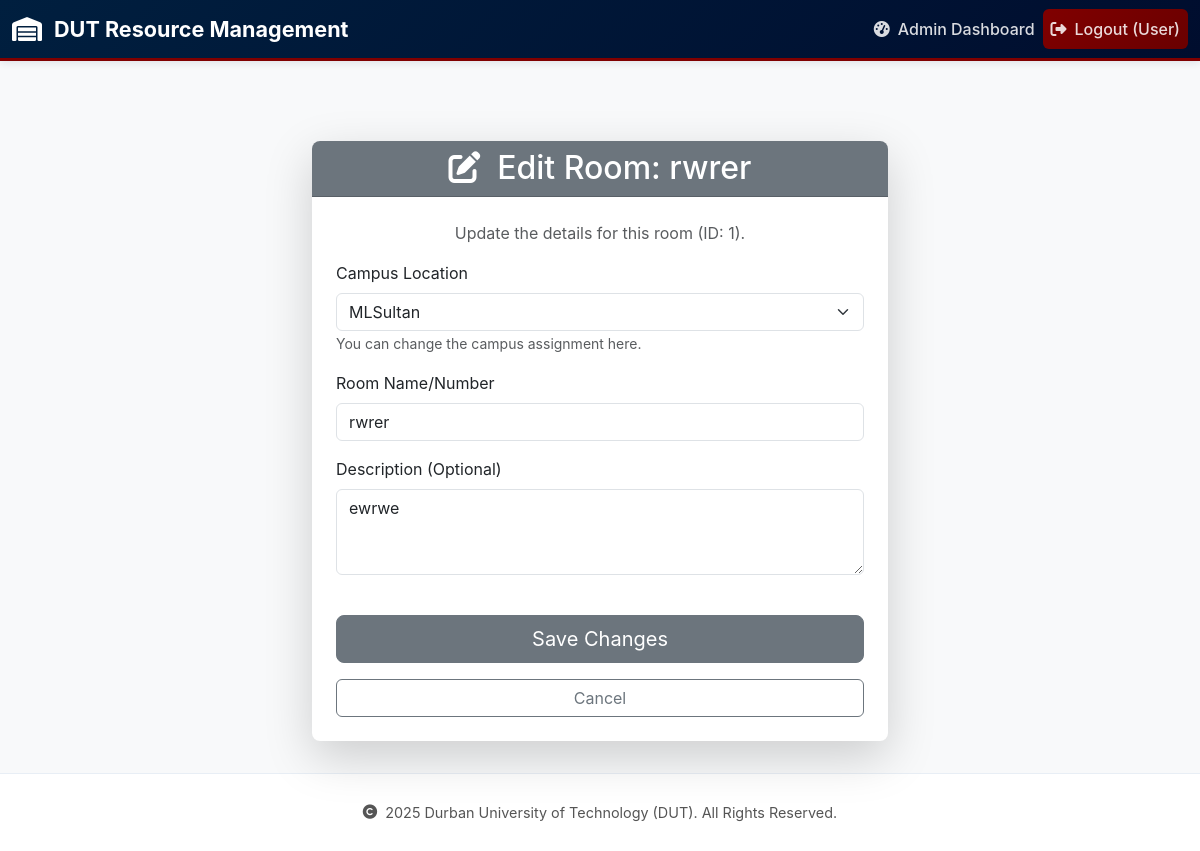
/admin/room/edit/1 (signed in), run on the app's committed database.
### app/models.py (models this page shows, shortened)
class Room(db.Model):
    __tablename__ = 'room'
    room_id = db.Column(db.Integer, primary_key=True)
    name = db.Column(db.String(120), nullable=False)
    staff_number = db.Column(db.String(8), nullable=True)  # DUT staff number (8 digits)
    staff_name = db.Column(db.String(120), nullable=True)
    description = db.Column(db.Text, nullable=True)
    faculty = db.Column(db.String(150), nullable=True)
    campus_id = db.Column(db.Integer, db.ForeignKey('campus.campus_id'), nullable=False)
    items = db.relationship('Item', backref='room', lazy=True, cascade="all, delete-orphan")
    room_picture = db.Column(db.String(255), nullable=True)
    is_active = db.Column(db.Boolean, default=True, nullable=False)
    deletion_reason = db.Column(db.Text, nullable=True)

### app/routes/admin_routes.py (the view, shortened to what this page needs)
@admin_bp.route('/room/edit/<int:room_id>', methods=['GET', 'POST'])
@login_required
def edit_room(room_id):
    room = Room.query.get_or_404(room_id)
    is_super_admin = getattr(current_user, 'is_super_admin', False)
    if is_super_admin:
        managed_campus_ids = [c.campus_id for c in Campus.query.all()]
    else:
        managed_campus_ids = [c.campus_id for c in current_user.campuses]
    if room.campus_id not in managed_campus_ids:
        flash('Unauthorized: You do not manage the campus this room belongs to.', 'danger')
        return redirect(url_for('admin.list_rooms'))
    form = RoomCreationForm(obj=room)
    if is_super_admin:
        campuses = Campus.query.order_by(Campus.name).all()
    else:
        campuses = sorted(current_user.campuses, key=lambda c: c.name)
    form.campus.choices = [(c.campus_id, c.name) for c in campuses]
    if request.method == 'GET':
        form.campus.data = room.campus_id
        form.name.data = room.name
        form.description.data = room.description
        form.staff_name.data = room.staff_name
        form.staff_number.data = room.staff_number
    return render_template(
        'admin/edit_room.html',
        form=form,
        room=room,
        title='Edit Room'
    )

### app/__init__.py (called while the page is built)
@login_manager.user_loader
def load_user(user_id):
    user_type, _, user_actual_id = user_id.partition('-')
    if user_type == 'A':
        return Admin.query.get(int(user_actual_id))
    elif user_type == 'D':
        return DataCapturer.query.get(int(user_actual_id))
    return None

### app/models.py (called while the page is built)
    @property
    def is_admin(self):
        return True

### app/templates/admin/edit_room.html (shortened to what this page needs)
{% extends "base.html" %}
{% block content %}
<div class="container mt-5">
    <div class="row justify-content-center">
        <div class="col-md-8 col-lg-6">
            <div class="card shadow-lg border-0 rounded-3">
                <div class="card-header bg-secondary text-white text-center rounded-top-3">
                    <h2 class="card-title mb-0"><i class="fas fa-edit me-2"></i> Edit Room: {{ room.name }}</h2>
                </div>
                <div class="card-body p-4">
                    <p class="text-muted text-center">Update the details for this room (ID: {{ room.room_id }}).</p>
                    <form method="POST" action="{{ url_for('admin.edit_room', room_id=room.room_id) }}" class="needs-validation" novalidate>
                        <div class="mb-3">
                            {{ form.campus.label(class="form-label font-weight-bold") }}
                            {{ form.campus(class="form-select", required=true) }}
                            <small class="form-text text-muted">You can change the campus assignment here.</small>
                        </div>
                        <div class="mb-3">
                            {{ form.name.label(class="form-label font-weight-bold") }}
                            {{ form.name(class="form-control", placeholder="e.g., Block B, Lab 301", required=true) }}
                        </div>
                        <div class="mb-4">
                            {{ form.description.label(class="form-label font-weight-bold") }}
                            {{ form.description(class="form-control", rows="3", placeholder="Optional description or purpose of the room.") }}
                        </div>
                        <div class="d-grid gap-2">
                            {{ form.submit(class="btn btn-secondary btn-lg mt-3", value='Save Changes') }}
                            <a href="{{ url_for('admin.list_rooms') }}" class="btn btn-outline-secondary mt-2">
                                Cancel
                            </a>
                        </div>
                    </form>
                </div>
            </div>
        </div>
    </div>
</div>
{% endblock %}

### app/templates/base.html (style rules this page uses)
:root { --dut-primary: #001F3F; --dut-accent: #800000; --text-primary: #1a1a1a; --text-secondary: #555; --border-color: #e8eef5; }
* { margin: 0; padding: 0; box-sizing: border-box; }
html, body { height: 100%; font-family: -apple-system, BlinkMacSystemFont, "Segoe UI", Roboto, "Helvetica Neue", Arial, sans-serif; }
body { display: flex; flex-direction: column; min-height: 100vh; background: #f8f9fa; }
.container { max-width: 1200px; }

### data on the page
Room: name "rwrer", room_id "1", campus "MLSultan", description "ewrwe"

### other printed values
{{ current_user.full_name or 'User' }} "User"
